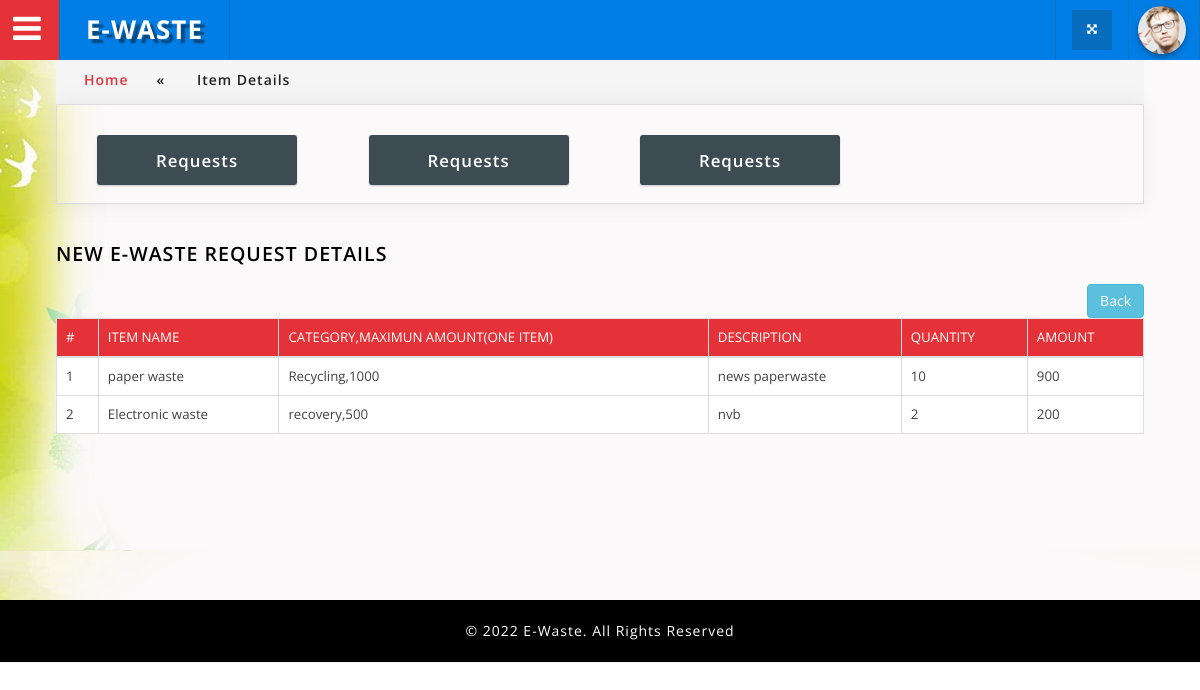
Screenshot of /admin/viewitems.php?req_id=2&type=collected (signed in) with the database file from the repository.
### tables this page shows
CREATE TABLE IF NOT EXISTS `request_items` (
`req_item_id` int(11) NOT NULL,
  `req_id` int(11) NOT NULL,
  `item_title` varchar(70) NOT NULL,
  `e_cat_id` int(11) NOT NULL,
  `description` varchar(100) NOT NULL,
  `qty` int(11) NOT NULL,
  `amount` int(11) NOT NULL
);

CREATE TABLE IF NOT EXISTS `ewaste_category` (
`catid` int(11) NOT NULL,
  `catname` varchar(60) NOT NULL,
  `price` varchar(50) NOT NULL
);

### connectionclass.php (called while the page is built, shortened)
<?php
class Connectionclass
{
    public $db = null;
    public function open()
    {
        $dbname = "ewaste";
        $this->db = mysqli_connect("localhost", "root", "", $dbname)
            or die('Error connecting to MySQL server.');
    }
    public function GetTable($qry)
    {
        try {
            $result = mysqli_query($this->db, $qry);
            if ($result) {
                $data = array();
                while ($row = mysqli_fetch_assoc($result)) {
                    $data[] = $row;
                }
                return $data;
            } else {
                throw new Exception(mysqli_error($this->db));
            }
        } catch (Exception $e) {
            return $e->getMessage();
        } finally {
            mysqli_close($this->db);
        }
    }
}
?>

### admin/viewitems.php (the view)
<?php
require_once('header.php');
$type=$_REQUEST['type'];
$req_id=$_REQUEST['req_id'];
$wer="select * from request_items i inner join ewaste_category c where i.req_id='$req_id' and i.e_cat_id=c.catid";
$res1=$obj->GetTable($wer);
?>
				<div class="inner_content" style="background-image: url(images/home1.png);">
						<div class="w3l_agileits_breadcrumbs">
							<div class="w3l_agileits_breadcrumbs_inner">
								<ul>
									<li><a href="adminhome.php">Home</a><span>«</span></li>
									<li>Item Details</li>
								</ul>
							</div>
						</div>
					<div class="inner_content_w3_agile_info two_in" style="margin-top: 0em;">
					  <?php
					  	require_once('report_header.php');
					  ?>
<?php
if($res1!=NULL)
{
?>
					   <h3 class="w3_inner_tittle two"> New E-Waste Request Details</h3>
						<div class="agile-tables">
											<table class="table table-bordered table-responsive">
              <thead>
                <tr>
                  <th>#</th>
                  <th>Item Name</th>
                  <th>Category,Maximun Amount(one Item)</th>
                  <th>Description</th>
                  <th>Quantity</th>
                 <th>Amount</th>
                </tr>
              </thead>
              <tbody>
<?php
$i=0;
foreach($res1 as $row)
{
  $i++;
  ?>              <tr>
                  <td><?php echo $i; ?></td>
                  <td><?php echo $row['item_title']?></td>
                  <td><?php echo $row['catname']?>,<?php echo $row['price']?></td>
                  <td><?php echo $row['description']?></td>
                  <td><?php echo $row['qty']?></td>
                 <?php
  if($row['amount']!=0)
  {
  	?>
                 <td><?php echo $row['amount']?></td>
                     <?php
              }
              ?>
                </tr>
    <?php } ?>
              </tbody>
              <a href="report_home.php?type=<?php echo $type; ?>" class="btn btn-info" style="float: right;">Back</a>
            </table>
								</div>
<?php
}
else
{
?>
<h3 class="w3_inner_tittle two"> No Data Found</h3>
<?php
}
?>
				    </div>
				</div>
		<?php
		require_once('footer.php');
		?>

### admin/css/table-style.css (style rules this page uses)
table { background: white; border-collapse: collapse; margin: 1.25em 0 0; width: 100%; }
table tr, table th, table td { border: none; border-bottom: 1px solid #e8e8e8; font-size: .95em; }
table th, table td { padding: 10px 12px; text-align: left; }
table th { background: #e53238; color: #fff; text-transform: uppercase; }
table tr td { background: #f3faff; color: #424242; }
table tr:nth-of-type(2n+2) td { background: #ffffff; }
table { width: 100%; }
.table { margin: 30px 0; border-collapse: collapse; border-spacing: 0; empty-cells: show; border: 1px solid #e0e0e0; }
.table td, .table th { border-left: 1px solid #e0e0e0; border-width: 0 0 0 1px; font-size: inherit; margin: 0; overflow: visible; padding: 0.5em 1em; font-weight: normal; }
.table td:first-child, .table th:first-child { border-left-width: 0; }
.table thead, .table tfoot { background-color: #f05050; color: #fff; text-align: left; vertical-align: bottom; }
.table thead td, .table tfoot td, .table thead th, .table tfoot th { border-color: #fff; }
.table td { background-color: transparent; }

### admin/css/component.css (style rules this page uses)
*, *:after, *::before { -webkit-box-sizing: border-box; -moz-box-sizing: border-box; box-sizing: border-box; }

### admin/css/style.css (style rules this page uses)
body { margin:0; padding:0; background:#fff; font-family: 'Open Sans', sans-serif; }
h1,h2,h3,h4,h5,h6 { margin:0; font-family: 'Open Sans', sans-serif; }
ul { margin:0; padding:0; }
p,ul,ol { font-size:14px; }
input[type="submit"],a,.nbs-flexisel-nav-left,.nbs-flexisel-nav-right { transition:.5s ease-in; -webkit-transition:.5s ease-in; -moz-transition:.5s ease-in; -o-transition:.5s ease-in; -ms-transition:.5s ease-in; }
.inner_content { padding: 4em 4em; min-height: 600px; }
h3.w3_inner_tittle.two { color: #000; font-weight: 600; }
h3.w3_inner_tittle { text-transform: uppercase; color: #fff; margin: 0.5em 0 1em 0; font-weight: 800; font-size: 1.4em; letter-spacing:1px; }
.inner_content_w3_agile_info { margin-top:4.5em; }
.inner_content_w3_agile_info.two_in { margin-top: 4em; }
.table > thead > tr > th, .table > tbody > tr > th, .table > tfoot > tr > th, .table > thead > tr > td, .table > tbody > tr > td, .table > tfoot > tr > td { padding: 9px; }
.w3l_agileits_breadcrumbs { padding:1em 0; background:#f5f5f5; }
.w3l_agileits_breadcrumbs ul li { display:inline-block; color:#212121; font-weight:600; font-family: 'Open Sans', sans-serif; letter-spacing:1px; }
.w3l_agileits_breadcrumbs ul li a { color: #e53238; text-decoration:none; font-family: 'Open Sans', sans-serif; }
.w3l_agileits_breadcrumbs ul li span { padding:0 2em; }
.w3l_agileits_breadcrumbs_inner { padding: 0 2em; }

### rows the page displays
request_items: item_title "paper waste", ewaste_category.catname "Recycling", ewaste_category.price "1000", description "news paperwaste", qty "10", amount "900"
request_items: item_title "Electronic waste", ewaste_category.catname "recovery", ewaste_category.price "500", description "nvb", qty "2", amount "200"
